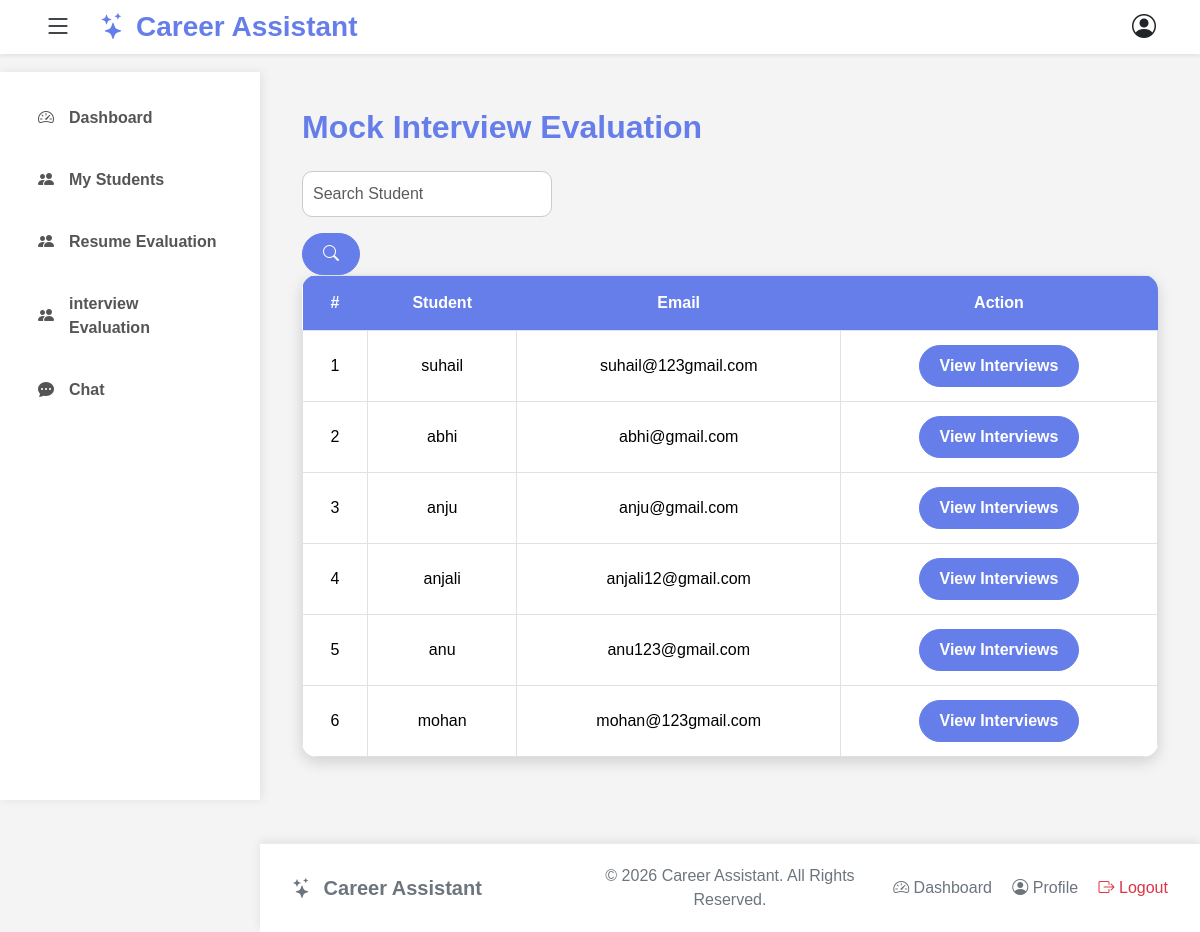
Page /mock-interview-evaluation/ (signed in) on the committed database.
### careerproject/models.py (models this page shows, shortened)
class StudentProfile(models.Model):
    user = models.OneToOneField(CustomUser, on_delete=models.CASCADE)
    mentor = models.ForeignKey('MentorProfile', on_delete=models.SET_NULL, null=True, blank=True, related_name="students")
    profile_pic = models.ImageField(upload_to='students/', blank=True, null=True)
    full_name = models.CharField(max_length=100)
    phone = models.CharField(max_length=15,)
    GENDER_CHOICES = (
            ('Male', 'Male'),
            ('Female', 'Female'),
            ('Other', 'Other')
    )
    gender = models.CharField(max_length=10,choices=GENDER_CHOICES)
    dob = models.DateField(blank=True, null=True)
    location = models.CharField(max_length=100, blank=True)
    QUALIFICATION_CHOICES=(
            ('10th', '10th'),
            ('12th', '12th'),
            ('Diploma', 'Diploma'),
            ('Graduate', 'Graduate'),
            ('Post Graduate', 'Post Graduate'),
            ('Others', 'Others'),
    )
    qualification = models.CharField(max_length=30, choices=QUALIFICATION_CHOICES)
    course = models.CharField(max_length=100)
    OCCUPATIONAL_CHOICES=(
            ('Student', 'Student'),
            ('Unemployed', 'Unemployed'),
            ('Employed', 'Employed'),
            ('Career Break', 'Career Break'),
    )
    occupational_status = models.CharField(max_length=20, choices=OCCUPATIONAL_CHOICES)
    skills = models.TextField()
    resume = models.FileField(upload_to='resumes/', blank=True, null=True)
    bio = models.TextField(blank=True)

class CustomUser(AbstractUser):
    username = models.CharField(max_length=20, unique=True)
    email = models.EmailField(unique=True)
    ROLE_CHOICES = (
        ('admin', 'Admin'),
        ('student', 'Student'),
        ('mentor', 'Mentor'),
        ('company', 'Company'),
    )
    role = models.CharField(
        max_length=10, choices=ROLE_CHOICES, default='student')

### careerproject/views.py (the view, shortened to what this page needs)
# urls.py: path("mock-interview-evaluation/",views.mock_interview_students,name="mock_interview_students",),
@login_required
def mock_interview_students(request):
    students = StudentProfile.objects.all()
    search = request.GET.get("search")
    return render(
        request,
        "mentor_module/mock_interview_students.html",
        {
            "students": students
        }
    )

### templates/mentor_module/mock_interview_students.html
{% extends "mentor_module/mentor_base.html" %}
{% load static %}
{% block css %}
<link rel="stylesheet" href="{% static 'css/mock_interview_evaluation.css' %}">
{% endblock %}
{% block content %}
<div class="container mt-4">
<h2>Mock Interview Evaluation</h2>
<form method="get">
<input
type="text"
name="search"
value="{{ request.GET.search }}"
class="form-control mb-3"
placeholder="Search Student">
    <button type="submit" class="btn btn-primary">
        <i class="bi bi-search"></i>
    </button>
</form>
<table class="table table-bordered">
<tr>
<th>#</th>
<th>Student</th>
<th>Email</th>
<th>Action</th>
</tr>
{% for student in students %}
<tr>
<td>{{forloop.counter}}</td>
<td>{{student.user.username}}</td>
<td>{{student.user.email}}</td>
<td>
<a href="{% url 'student_mock_interviews' student.id %}"
class="btn btn-primary">
View Interviews
</a>
</td>
</tr>
{% endfor %}
</table>
</div>
{% endblock %}

### static/css/private.css (style rules this page uses)
* { margin:0; padding:0; box-sizing:border-box; }
body { font-family:'Segoe UI',sans-serif; background:#f5f7fb; min-height:100vh; display:flex; flex-direction:column; }
html,body { height:100%; }
body { display:flex; flex-direction:column; min-height:100vh; }

### static/css/mock_interview_evaluation.css (style rules this page uses)
body { background-color:#f4f4f4; font-family:Arial, sans-serif; }
.container { padding-bottom:40px; }
.container h2 { color:#667eea; font-weight:bold; margin-bottom:25px; }
.form-control { border:1px solid #ccc; width:250px; border-radius:10px; padding:10px; transition:0.3s ease; }
.table { background:white; border-radius:15px; overflow:hidden; box-shadow:0 5px 15px rgba(0,0,0,0.15); }
.table th { background-color:#667eea !important; color:white; padding:15px; text-align:center; border:none; }
.table td { padding:14px; text-align:center; vertical-align:middle; }
.table tbody tr { transition:0.3s ease; }
.btn-primary { background-color:#667eea; border-color:#667eea; border-radius:25px; padding:8px 20px; font-weight:bold; transition:0.3s ease; }

### rows in the picture
StudentProfile: user.username "suhail", user.email "suhail@123gmail.com"
StudentProfile: user.username "abhi", user.email "abhi@gmail.com"
StudentProfile: user.username "anju", user.email "anju@gmail.com"
StudentProfile: user.username "anjali", user.email "anjali12@gmail.com"
StudentProfile: user.username "anu", user.email "anu123@gmail.com"
StudentProfile: user.username "mohan", user.email "mohan@123gmail.com"
